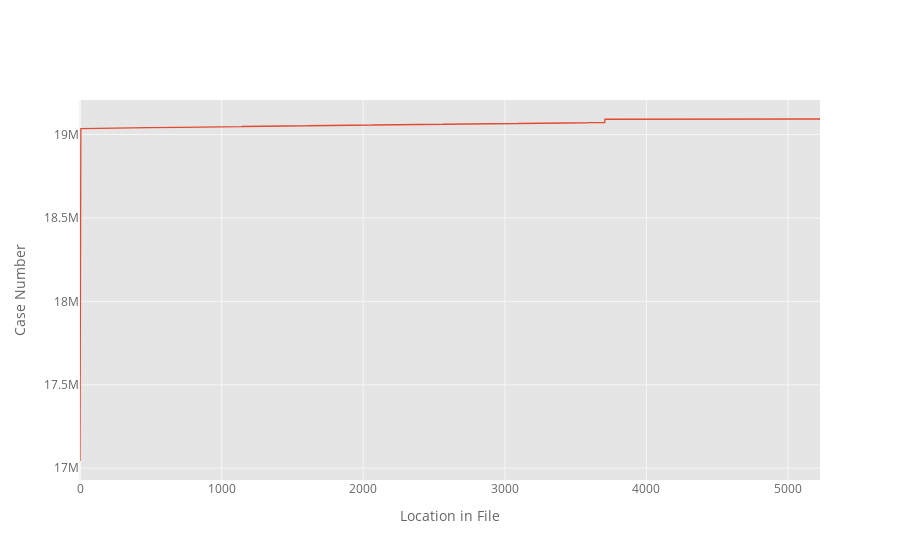

The notebook cell this image was saved under:
### Markdown cell above
Are case numbers assigned consecutively.

### Code cell
calls['CASENO'].sort_values().reset_index(drop=True).iplot(
    yTitle="Case Number", xTitle="Location in File")

### Figure 1 — Plotly figure (JSON) as saved in the notebook; plotly's stock layout.template omitted (floating-point values rounded to 4 significant figures; data arrays with more than 128 entries replaced by an {"elided": "..."} marker saying what was removed)
{"data": [{"line": {"color": "rgba(226, 74, 51, 1.0)", "dash": "solid", "shape": "linear", "width": 1.3}, "mode": "lines", "name": "CASENO", "text": "", "type": "scatter", "x": {"elided": "5227 int values"}, "y": {"elided": "5227 int values"}}], "layout": {"legend": {"bgcolor": "#FFFFFF", "font": {"color": "#666666"}}, "paper_bgcolor": "#FFFFFF", "plot_bgcolor": "#E5E5E5", "title": {"font": {"color": "#151516"}}, "xaxis": {"gridcolor": "#F6F6F6", "showgrid": true, "tickfont": {"color": "#666666"}, "title": {"font": {"color": "#666666"}, "text": "Location in File"}, "zerolinecolor": "#F6F6F6"}, "yaxis": {"gridcolor": "#F6F6F6", "showgrid": true, "tickfont": {"color": "#666666"}, "title": {"font": {"color": "#666666"}, "text": "Case Number"}, "zerolinecolor": "#F6F6F6"}}}
